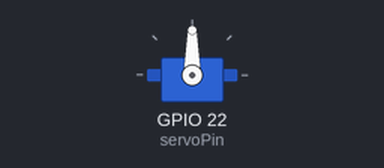
Bench run of a sketch on a simulated ESP32. Shown: servo.

Above: at 0.05 s.
Timing chart, 0 to 3.0 s (numbered marks = the images above):
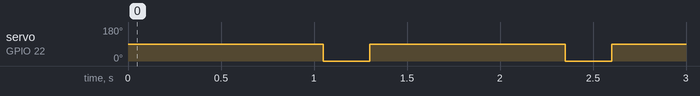

Measured:
- by itself, servo on GPIO 22 (servoPin): alternates 90° for 1.1 s and 0° for 0.25 s

The sketch:

Key_pad_code.ino
```cpp
#include <ESP32Servo.h>

static const int servoPin = 22;

Servo servo1;

void setup() {
  Serial.begin(9600);

  // Attach servo to pin
  servo1.attach(servoPin);
}

void loop() {
  //90 er låst
  //0 er åben
      servo1.write(90);
      delay(1050);
      servo1.write(0);
      delay(250);
}
```
